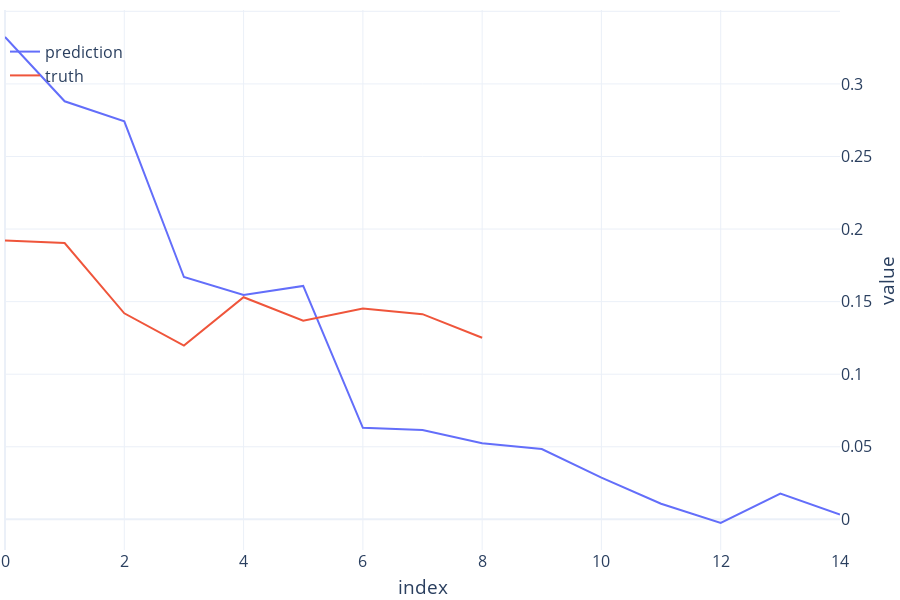

Source (notebook cell):
### Code cell
plot_interactive_df(sims[["prediction", "truth"]])

### Figure 1 — Plotly figure (JSON) as saved in the notebook; plotly's stock layout.template omitted (floating-point values rounded to 4 significant figures)
{"data": [{"hoverlabel": {"namelength": 0}, "hovertemplate": "   =prediction<br>index=%{x}<br>value=%{y}", "legendgroup": "prediction", "line": {"color": "#636efa", "dash": "solid"}, "mode": "lines", "name": "prediction", "showlegend": true, "type": "scatter", "x": [0, 1, 2, 3, 4, 5, 6, 7, 8, 9, 10, 11, 12, 13, 14], "xaxis": "x", "y": [0.3323, 0.288, 0.2742, 0.1669, 0.1546, 0.1608, 0.06308, 0.06152, 0.05246, 0.04843, 0.02879, 0.01075, -0.002516, 0.0177, 0.00328], "yaxis": "y"}, {"hoverlabel": {"namelength": 0}, "hovertemplate": "   =truth<br>index=%{x}<br>value=%{y}", "legendgroup": "truth", "line": {"color": "#EF553B", "dash": "solid"}, "mode": "lines", "name": "truth", "showlegend": true, "type": "scatter", "x": [0, 1, 2, 3, 4, 5, 6, 7, 8, 9, 10, 11, 12, 13, 14], "xaxis": "x", "y": [0.1922, 0.1904, 0.142, 0.1197, 0.153, 0.1368, 0.1452, 0.1414, 0.1251, null, null, null, null, null, null], "yaxis": "y"}], "layout": {"font": {"size": 16}, "height": 600, "legend": {"bgcolor": "rgba(0,0,0,0)", "title": {"text": "   "}, "tracegroupgap": 0, "x": 0, "y": 1}, "margin": {"b": 0, "l": 0, "r": 0, "t": 0}, "xaxis": {"anchor": "y", "domain": [0, 1], "fixedrange": true, "title": {"text": "index"}}, "yaxis": {"anchor": "x", "domain": [0, 1], "fixedrange": true, "side": "right", "title": {"text": "value"}}}}
